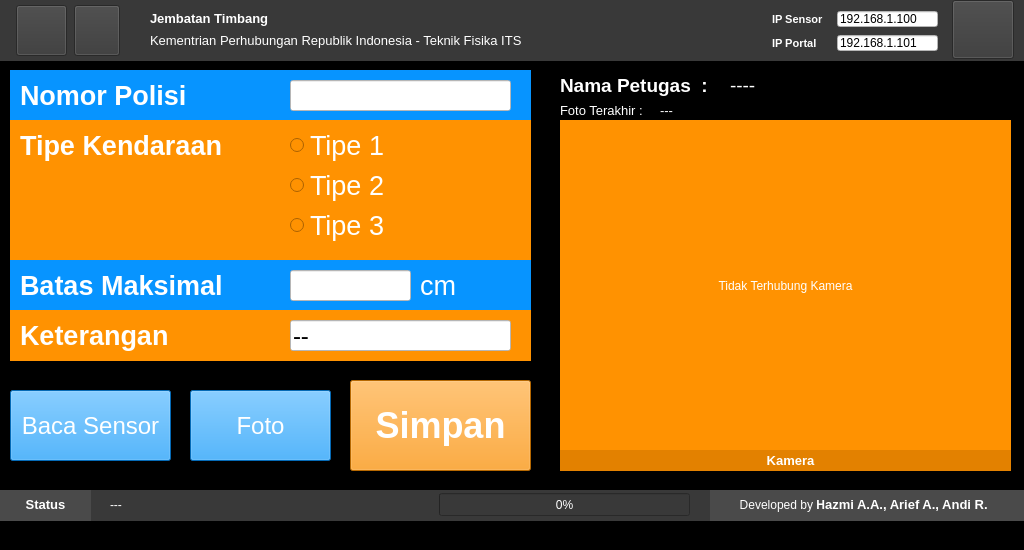
<?xml version="1.0" encoding="UTF-8"?>
<ui version="4.0">
 <class>MainWindow</class>
 <widget class="QMainWindow" name="MainWindow">
  <property name="geometry">
   <rect>
    <x>0</x>
    <y>0</y>
    <width>1024</width>
    <height>550</height>
   </rect>
  </property>
  <property name="windowTitle">
   <string>Jembatan Timbang (Ketinggian)</string>
  </property>
  <widget class="QWidget" name="centralWidget">
   <property name="styleSheet">
    <string notr="true">background-color: rgb(0, 0, 0);</string>
   </property>
   <widget class="QWidget" name="widget_5" native="true">
    <property name="geometry">
     <rect>
      <x>0</x>
      <y>0</y>
      <width>1281</width>
      <height>61</height>
     </rect>
    </property>
    <property name="styleSheet">
     <string notr="true">background-color: rgb(57, 57, 57);</string>
    </property>
    <widget class="QLabel" name="label_5">
     <property name="geometry">
      <rect>
       <x>772</x>
       <y>35</y>
       <width>61</width>
       <height>17</height>
      </rect>
     </property>
     <property name="font">
      <font>
       <pointsize>8</pointsize>
       <weight>75</weight>
       <bold>true</bold>
      </font>
     </property>
     <property name="styleSheet">
      <string notr="true">color: rgb(255, 255, 255);</string>
     </property>
     <property name="text">
      <string>&lt;html&gt;&lt;head/&gt;&lt;body&gt;&lt;p&gt;IP Portal&lt;/p&gt;&lt;/body&gt;&lt;/html&gt;</string>
     </property>
    </widget>
    <widget class="QPushButton" name="koneksi">
     <property name="geometry">
      <rect>
       <x>952</x>
       <y>0</y>
       <width>62</width>
       <height>59</height>
      </rect>
     </property>
     <property name="styleSheet">
      <string notr="true">border-image: url(:/konten/gambar/tombol/disconect.png);</string>
     </property>
     <property name="text">
      <string/>
     </property>
    </widget>
    <widget class="QLabel" name="label_11">
     <property name="geometry">
      <rect>
       <x>150</x>
       <y>10</y>
       <width>151</width>
       <height>16</height>
      </rect>
     </property>
     <property name="font">
      <font>
       <pointsize>10</pointsize>
       <weight>75</weight>
       <bold>true</bold>
      </font>
     </property>
     <property name="styleSheet">
      <string notr="true">color: rgb(255, 255, 255);</string>
     </property>
     <property name="text">
      <string>Jembatan Timbang</string>
     </property>
    </widget>
    <widget class="QLabel" name="label_13">
     <property name="geometry">
      <rect>
       <x>150</x>
       <y>30</y>
       <width>581</width>
       <height>20</height>
      </rect>
     </property>
     <property name="font">
      <font>
       <pointsize>10</pointsize>
      </font>
     </property>
     <property name="styleSheet">
      <string notr="true">color: rgb(255, 255, 255);</string>
     </property>
     <property name="text">
      <string>Kementrian Perhubungan Republik Indonesia - Teknik Fisika ITS</string>
     </property>
     <property name="wordWrap">
      <bool>true</bool>
     </property>
    </widget>
    <widget class="QPushButton" name="koneksi_2">
     <property name="geometry">
      <rect>
       <x>16</x>
       <y>5</y>
       <width>51</width>
       <height>51</height>
      </rect>
     </property>
     <property name="styleSheet">
      <string notr="true">border-image: url(:/konten/gambar/its-putih.png);</string>
     </property>
     <property name="text">
      <string/>
     </property>
    </widget>
    <widget class="QPushButton" name="koneksi_3">
     <property name="geometry">
      <rect>
       <x>74</x>
       <y>5</y>
       <width>46</width>
       <height>51</height>
      </rect>
     </property>
     <property name="styleSheet">
      <string notr="true">border-image: url(:/konten/gambar/Kemenhub_putih.png);</string>
     </property>
     <property name="text">
      <string/>
     </property>
    </widget>
    <widget class="QLineEdit" name="ipsensor">
     <property name="geometry">
      <rect>
       <x>837</x>
       <y>11</y>
       <width>101</width>
       <height>16</height>
      </rect>
     </property>
     <property name="styleSheet">
      <string notr="true">background-color: rgb(255, 255, 255);</string>
     </property>
     <property name="text">
      <string>192.168.1.100</string>
     </property>
    </widget>
    <widget class="QLineEdit" name="ipportal">
     <property name="geometry">
      <rect>
       <x>837</x>
       <y>35</y>
       <width>101</width>
       <height>16</height>
      </rect>
     </property>
     <property name="styleSheet">
      <string notr="true">background-color: rgb(255, 255, 255);</string>
     </property>
     <property name="text">
      <string>192.168.1.101</string>
     </property>
    </widget>
    <widget class="QLabel" name="label_6">
     <property name="geometry">
      <rect>
       <x>772</x>
       <y>11</y>
       <width>61</width>
       <height>17</height>
      </rect>
     </property>
     <property name="font">
      <font>
       <pointsize>8</pointsize>
       <weight>75</weight>
       <bold>true</bold>
      </font>
     </property>
     <property name="styleSheet">
      <string notr="true">color: rgb(255, 255, 255);</string>
     </property>
     <property name="text">
      <string>&lt;html&gt;&lt;head/&gt;&lt;body&gt;&lt;p&gt;IP Sensor&lt;/p&gt;&lt;/body&gt;&lt;/html&gt;</string>
     </property>
    </widget>
   </widget>
   <widget class="QWidget" name="widget_15" native="true">
    <property name="geometry">
     <rect>
      <x>0</x>
      <y>490</y>
      <width>1281</width>
      <height>31</height>
     </rect>
    </property>
    <property name="styleSheet">
     <string notr="true">background-color: rgb(57, 57, 57);
color: rgb(255, 255, 255);</string>
    </property>
    <widget class="QWidget" name="widget_14" native="true">
     <property name="geometry">
      <rect>
       <x>0</x>
       <y>0</y>
       <width>91</width>
       <height>31</height>
      </rect>
     </property>
     <property name="styleSheet">
      <string notr="true">background-color: rgb(74, 74, 74);
color: rgb(255, 255, 255);</string>
     </property>
     <widget class="QLabel" name="tim_e205">
      <property name="geometry">
       <rect>
        <x>5</x>
        <y>5</y>
        <width>81</width>
        <height>20</height>
       </rect>
      </property>
      <property name="font">
       <font>
        <pointsize>11</pointsize>
       </font>
      </property>
      <property name="text">
       <string>&lt;html&gt;&lt;head/&gt;&lt;body&gt;&lt;p&gt;&lt;span style=&quot; font-size:10pt; font-weight:600;&quot;&gt;Status&lt;/span&gt;&lt;/p&gt;&lt;/body&gt;&lt;/html&gt;</string>
      </property>
      <property name="alignment">
       <set>Qt::AlignCenter</set>
      </property>
     </widget>
    </widget>
    <widget class="QLabel" name="statusbar_e205">
     <property name="geometry">
      <rect>
       <x>110</x>
       <y>5</y>
       <width>301</width>
       <height>20</height>
      </rect>
     </property>
     <property name="font">
      <font>
       <pointsize>9</pointsize>
      </font>
     </property>
     <property name="text">
      <string>&lt;html&gt;&lt;head/&gt;&lt;body&gt;&lt;p&gt;---&lt;/p&gt;&lt;/body&gt;&lt;/html&gt;</string>
     </property>
     <property name="alignment">
      <set>Qt::AlignLeading|Qt::AlignLeft|Qt::AlignVCenter</set>
     </property>
    </widget>
    <widget class="QWidget" name="widget_16" native="true">
     <property name="geometry">
      <rect>
       <x>710</x>
       <y>0</y>
       <width>321</width>
       <height>31</height>
      </rect>
     </property>
     <property name="styleSheet">
      <string notr="true">background-color: rgb(74, 74, 74);
color: rgb(255, 255, 255);</string>
     </property>
     <widget class="QLabel" name="developer">
      <property name="geometry">
       <rect>
        <x>10</x>
        <y>5</y>
        <width>291</width>
        <height>20</height>
       </rect>
      </property>
      <property name="font">
       <font>
        <pointsize>11</pointsize>
       </font>
      </property>
      <property name="text">
       <string>&lt;html&gt;&lt;head/&gt;&lt;body&gt;&lt;p&gt;&lt;span style=&quot; font-size:9pt;&quot;&gt;Developed by &lt;/span&gt;&lt;span style=&quot; font-size:9pt; font-weight:600;&quot;&gt;H&lt;/span&gt;&lt;span style=&quot; font-size:10pt; font-weight:600;&quot;&gt;azmi A.A., Arief A., Andi R. &lt;/span&gt;&lt;/p&gt;&lt;/body&gt;&lt;/html&gt;</string>
      </property>
      <property name="alignment">
       <set>Qt::AlignCenter</set>
      </property>
     </widget>
    </widget>
    <widget class="QProgressBar" name="progressBar">
     <property name="geometry">
      <rect>
       <x>439</x>
       <y>3</y>
       <width>251</width>
       <height>23</height>
      </rect>
     </property>
     <property name="value">
      <number>0</number>
     </property>
    </widget>
   </widget>
   <widget class="QWidget" name="widget_11" native="true">
    <property name="geometry">
     <rect>
      <x>10</x>
      <y>70</y>
      <width>521</width>
      <height>51</height>
     </rect>
    </property>
    <property name="styleSheet">
     <string notr="true">background-color: rgb(7, 148, 255);
color: rgb(255, 255, 255);</string>
    </property>
    <widget class="QLabel" name="label_9">
     <property name="geometry">
      <rect>
       <x>10</x>
       <y>10</y>
       <width>231</width>
       <height>31</height>
      </rect>
     </property>
     <property name="font">
      <font>
       <pointsize>20</pointsize>
       <weight>75</weight>
       <bold>true</bold>
      </font>
     </property>
     <property name="text">
      <string>Nomor Polisi</string>
     </property>
    </widget>
    <widget class="QLineEdit" name="isi">
     <property name="geometry">
      <rect>
       <x>280</x>
       <y>10</y>
       <width>221</width>
       <height>31</height>
      </rect>
     </property>
     <property name="font">
      <font>
       <pointsize>24</pointsize>
      </font>
     </property>
     <property name="styleSheet">
      <string notr="true">background-color: rgb(255, 255, 255);
color: rgb(0, 0, 0);</string>
     </property>
     <property name="text">
      <string/>
     </property>
    </widget>
   </widget>
   <widget class="QWidget" name="widget_12" native="true">
    <property name="geometry">
     <rect>
      <x>560</x>
      <y>120</y>
      <width>451</width>
      <height>351</height>
     </rect>
    </property>
    <property name="styleSheet">
     <string notr="true">background-color: rgb(255, 146, 1);
color: rgb(255, 255, 255);</string>
    </property>
    <widget class="QLabel" name="label_48">
     <property name="geometry">
      <rect>
       <x>0</x>
       <y>330</y>
       <width>461</width>
       <height>21</height>
      </rect>
     </property>
     <property name="font">
      <font>
       <family>MS Shell Dlg 2</family>
       <pointsize>10</pointsize>
       <weight>75</weight>
       <bold>true</bold>
      </font>
     </property>
     <property name="autoFillBackground">
      <bool>false</bool>
     </property>
     <property name="styleSheet">
      <string notr="true">color: rgb(255, 255, 255);
background-color: rgb(227, 129, 0);</string>
     </property>
     <property name="text">
      <string>Kamera</string>
     </property>
     <property name="alignment">
      <set>Qt::AlignCenter</set>
     </property>
    </widget>
    <widget class="QLabel" name="kamera">
     <property name="geometry">
      <rect>
       <x>10</x>
       <y>10</y>
       <width>431</width>
       <height>311</height>
      </rect>
     </property>
     <property name="text">
      <string>Tidak Terhubung Kamera</string>
     </property>
     <property name="alignment">
      <set>Qt::AlignCenter</set>
     </property>
    </widget>
   </widget>
   <widget class="QWidget" name="widget_13" native="true">
    <property name="geometry">
     <rect>
      <x>10</x>
      <y>120</y>
      <width>521</width>
      <height>141</height>
     </rect>
    </property>
    <property name="styleSheet">
     <string notr="true">background-color: rgb(255, 146, 1);
color: rgb(255, 255, 255);</string>
    </property>
    <widget class="QLabel" name="label_12">
     <property name="geometry">
      <rect>
       <x>10</x>
       <y>10</y>
       <width>241</width>
       <height>31</height>
      </rect>
     </property>
     <property name="font">
      <font>
       <pointsize>20</pointsize>
       <weight>75</weight>
       <bold>true</bold>
      </font>
     </property>
     <property name="text">
      <string>Tipe Kendaraan</string>
     </property>
    </widget>
    <widget class="QRadioButton" name="radioButton">
     <property name="geometry">
      <rect>
       <x>280</x>
       <y>10</y>
       <width>221</width>
       <height>31</height>
      </rect>
     </property>
     <property name="font">
      <font>
       <pointsize>20</pointsize>
      </font>
     </property>
     <property name="text">
      <string>Tipe 1</string>
     </property>
    </widget>
    <widget class="QRadioButton" name="radioButton_2">
     <property name="geometry">
      <rect>
       <x>280</x>
       <y>50</y>
       <width>221</width>
       <height>31</height>
      </rect>
     </property>
     <property name="font">
      <font>
       <pointsize>20</pointsize>
      </font>
     </property>
     <property name="text">
      <string>Tipe 2</string>
     </property>
    </widget>
    <widget class="QRadioButton" name="radioButton_3">
     <property name="geometry">
      <rect>
       <x>280</x>
       <y>90</y>
       <width>221</width>
       <height>31</height>
      </rect>
     </property>
     <property name="font">
      <font>
       <pointsize>20</pointsize>
      </font>
     </property>
     <property name="text">
      <string>Tipe 3</string>
     </property>
    </widget>
   </widget>
   <widget class="QWidget" name="widget_17" native="true">
    <property name="geometry">
     <rect>
      <x>10</x>
      <y>260</y>
      <width>521</width>
      <height>51</height>
     </rect>
    </property>
    <property name="styleSheet">
     <string notr="true">background-color: rgb(7, 148, 255);
color: rgb(255, 255, 255);</string>
    </property>
    <widget class="QLabel" name="label_14">
     <property name="geometry">
      <rect>
       <x>10</x>
       <y>10</y>
       <width>251</width>
       <height>31</height>
      </rect>
     </property>
     <property name="font">
      <font>
       <pointsize>20</pointsize>
       <weight>75</weight>
       <bold>true</bold>
      </font>
     </property>
     <property name="text">
      <string>Batas Maksimal</string>
     </property>
    </widget>
    <widget class="QLineEdit" name="isi_3">
     <property name="geometry">
      <rect>
       <x>280</x>
       <y>10</y>
       <width>121</width>
       <height>31</height>
      </rect>
     </property>
     <property name="font">
      <font>
       <pointsize>24</pointsize>
      </font>
     </property>
     <property name="styleSheet">
      <string notr="true">background-color: rgb(255, 255, 255);
color: rgb(0, 0, 0);</string>
     </property>
     <property name="text">
      <string/>
     </property>
     <property name="readOnly">
      <bool>true</bool>
     </property>
    </widget>
    <widget class="QLabel" name="label_18">
     <property name="geometry">
      <rect>
       <x>410</x>
       <y>10</y>
       <width>101</width>
       <height>31</height>
      </rect>
     </property>
     <property name="font">
      <font>
       <pointsize>20</pointsize>
       <weight>50</weight>
       <bold>false</bold>
      </font>
     </property>
     <property name="text">
      <string>cm</string>
     </property>
    </widget>
   </widget>
   <widget class="QWidget" name="widget_18" native="true">
    <property name="geometry">
     <rect>
      <x>10</x>
      <y>310</y>
      <width>521</width>
      <height>51</height>
     </rect>
    </property>
    <property name="styleSheet">
     <string notr="true">background-color: rgb(255, 146, 1);
color: rgb(255, 255, 255);</string>
    </property>
    <widget class="QLabel" name="label_15">
     <property name="geometry">
      <rect>
       <x>10</x>
       <y>10</y>
       <width>231</width>
       <height>31</height>
      </rect>
     </property>
     <property name="font">
      <font>
       <pointsize>20</pointsize>
       <weight>75</weight>
       <bold>true</bold>
      </font>
     </property>
     <property name="text">
      <string>Keterangan</string>
     </property>
    </widget>
    <widget class="QLineEdit" name="isi_4">
     <property name="geometry">
      <rect>
       <x>280</x>
       <y>10</y>
       <width>221</width>
       <height>31</height>
      </rect>
     </property>
     <property name="font">
      <font>
       <pointsize>18</pointsize>
      </font>
     </property>
     <property name="styleSheet">
      <string notr="true">background-color: rgb(255, 255, 255);
color: rgb(0, 0, 0);</string>
     </property>
     <property name="text">
      <string>--</string>
     </property>
     <property name="alignment">
      <set>Qt::AlignLeading|Qt::AlignLeft|Qt::AlignTop</set>
     </property>
    </widget>
   </widget>
   <widget class="QPushButton" name="pushButton">
    <property name="geometry">
     <rect>
      <x>10</x>
      <y>390</y>
      <width>161</width>
      <height>71</height>
     </rect>
    </property>
    <property name="font">
     <font>
      <pointsize>18</pointsize>
     </font>
    </property>
    <property name="autoFillBackground">
     <bool>false</bool>
    </property>
    <property name="styleSheet">
     <string notr="true">background-color: rgb(7, 148, 255);
color: rgb(255, 255, 255);</string>
    </property>
    <property name="text">
     <string>Baca Sensor</string>
    </property>
    <property name="flat">
     <bool>false</bool>
    </property>
   </widget>
   <widget class="QPushButton" name="pushButton_2">
    <property name="geometry">
     <rect>
      <x>190</x>
      <y>390</y>
      <width>141</width>
      <height>71</height>
     </rect>
    </property>
    <property name="font">
     <font>
      <pointsize>18</pointsize>
     </font>
    </property>
    <property name="autoFillBackground">
     <bool>false</bool>
    </property>
    <property name="styleSheet">
     <string notr="true">background-color: rgb(7, 148, 255);
color: rgb(255, 255, 255);</string>
    </property>
    <property name="text">
     <string>Foto</string>
    </property>
    <property name="flat">
     <bool>false</bool>
    </property>
   </widget>
   <widget class="QPushButton" name="pushButton_3">
    <property name="geometry">
     <rect>
      <x>350</x>
      <y>380</y>
      <width>181</width>
      <height>91</height>
     </rect>
    </property>
    <property name="font">
     <font>
      <pointsize>27</pointsize>
      <weight>75</weight>
      <bold>true</bold>
     </font>
    </property>
    <property name="autoFillBackground">
     <bool>false</bool>
    </property>
    <property name="styleSheet">
     <string notr="true">background-color: rgb(255, 146, 1);
color: rgb(255, 255, 255);</string>
    </property>
    <property name="text">
     <string>Simpan</string>
    </property>
    <property name="flat">
     <bool>false</bool>
    </property>
   </widget>
   <widget class="QLabel" name="label_16">
    <property name="geometry">
     <rect>
      <x>560</x>
      <y>70</y>
      <width>161</width>
      <height>31</height>
     </rect>
    </property>
    <property name="font">
     <font>
      <pointsize>14</pointsize>
      <weight>75</weight>
      <bold>true</bold>
     </font>
    </property>
    <property name="styleSheet">
     <string notr="true">color: rgb(255, 255, 255);</string>
    </property>
    <property name="text">
     <string>Nama Petugas  :</string>
    </property>
   </widget>
   <widget class="QLabel" name="label_17">
    <property name="geometry">
     <rect>
      <x>730</x>
      <y>70</y>
      <width>161</width>
      <height>31</height>
     </rect>
    </property>
    <property name="font">
     <font>
      <pointsize>14</pointsize>
      <weight>50</weight>
      <bold>false</bold>
     </font>
    </property>
    <property name="styleSheet">
     <string notr="true">color: rgb(255, 255, 255);</string>
    </property>
    <property name="text">
     <string>----</string>
    </property>
   </widget>
   <widget class="QLabel" name="label_19">
    <property name="geometry">
     <rect>
      <x>560</x>
      <y>100</y>
      <width>101</width>
      <height>20</height>
     </rect>
    </property>
    <property name="font">
     <font>
      <pointsize>10</pointsize>
     </font>
    </property>
    <property name="styleSheet">
     <string notr="true">color: rgb(255, 255, 255);</string>
    </property>
    <property name="text">
     <string>Foto Terakhir :</string>
    </property>
    <property name="wordWrap">
     <bool>true</bool>
    </property>
   </widget>
   <widget class="QLabel" name="namaFoto_">
    <property name="geometry">
     <rect>
      <x>660</x>
      <y>100</y>
      <width>341</width>
      <height>20</height>
     </rect>
    </property>
    <property name="font">
     <font>
      <pointsize>10</pointsize>
     </font>
    </property>
    <property name="styleSheet">
     <string notr="true">color: rgb(255, 255, 255);</string>
    </property>
    <property name="text">
     <string>---</string>
    </property>
    <property name="wordWrap">
     <bool>true</bool>
    </property>
   </widget>
  </widget>
  <widget class="QMenuBar" name="menuBar">
   <property name="geometry">
    <rect>
     <x>0</x>
     <y>0</y>
     <width>1024</width>
     <height>20</height>
    </rect>
   </property>
  </widget>
 </widget>
 <layoutdefault spacing="6" margin="11"/>
 <resources/>
 <connections/>
</ui>
